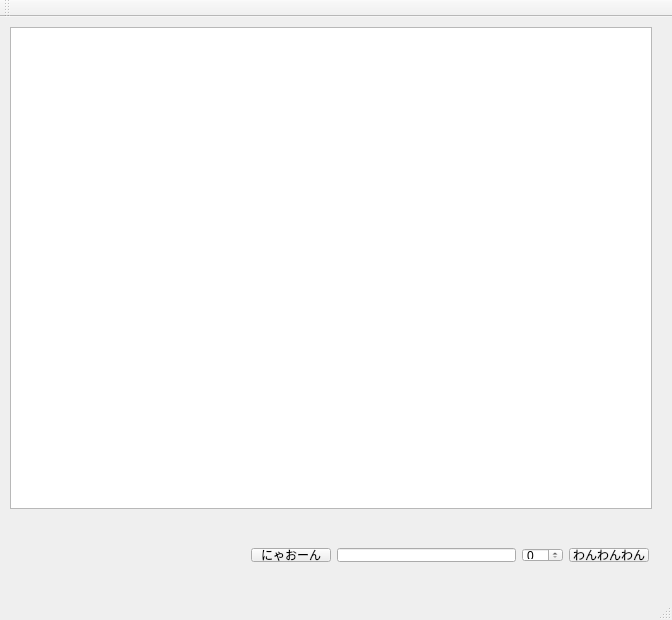
<?xml version="1.0" encoding="UTF-8"?>
<ui version="4.0">
 <class>MainWindow</class>
 <widget class="QMainWindow" name="MainWindow">
  <property name="geometry">
   <rect>
    <x>0</x>
    <y>0</y>
    <width>672</width>
    <height>620</height>
   </rect>
  </property>
  <property name="sizePolicy">
   <sizepolicy hsizetype="Fixed" vsizetype="Fixed">
    <horstretch>0</horstretch>
    <verstretch>0</verstretch>
   </sizepolicy>
  </property>
  <property name="minimumSize">
   <size>
    <width>672</width>
    <height>620</height>
   </size>
  </property>
  <property name="maximumSize">
   <size>
    <width>672</width>
    <height>620</height>
   </size>
  </property>
  <property name="windowTitle">
   <string>練習用ウインドウ</string>
  </property>
  <widget class="QWidget" name="centralWidget">
   <widget class="QGraphicsView" name="graphicsView">
    <property name="geometry">
     <rect>
      <x>10</x>
      <y>10</y>
      <width>642</width>
      <height>482</height>
     </rect>
    </property>
   </widget>
   <widget class="QWidget" name="layoutWidget">
    <property name="geometry">
     <rect>
      <x>240</x>
      <y>520</y>
      <width>420</width>
      <height>36</height>
     </rect>
    </property>
    <layout class="QHBoxLayout" name="horizontalLayout">
     <item>
      <widget class="QPushButton" name="pushButton_2">
       <property name="text">
        <string>にゃおーん</string>
       </property>
      </widget>
     </item>
     <item>
      <widget class="QLineEdit" name="lineEdit">
       <property name="focusPolicy">
        <enum>Qt::ClickFocus</enum>
       </property>
      </widget>
     </item>
     <item>
      <widget class="QSpinBox" name="spinBox"/>
     </item>
     <item>
      <widget class="QPushButton" name="pushButton">
       <property name="text">
        <string>わんわんわん</string>
       </property>
      </widget>
     </item>
    </layout>
   </widget>
  </widget>
  <widget class="QMenuBar" name="menuBar">
   <property name="geometry">
    <rect>
     <x>0</x>
     <y>0</y>
     <width>672</width>
     <height>22</height>
    </rect>
   </property>
   <property name="defaultUp">
    <bool>false</bool>
   </property>
  </widget>
  <widget class="QToolBar" name="mainToolBar">
   <attribute name="toolBarArea">
    <enum>TopToolBarArea</enum>
   </attribute>
   <attribute name="toolBarBreak">
    <bool>false</bool>
   </attribute>
  </widget>
  <widget class="QStatusBar" name="statusBar"/>
 </widget>
 <layoutdefault spacing="6" margin="11"/>
 <resources/>
 <connections/>
</ui>
